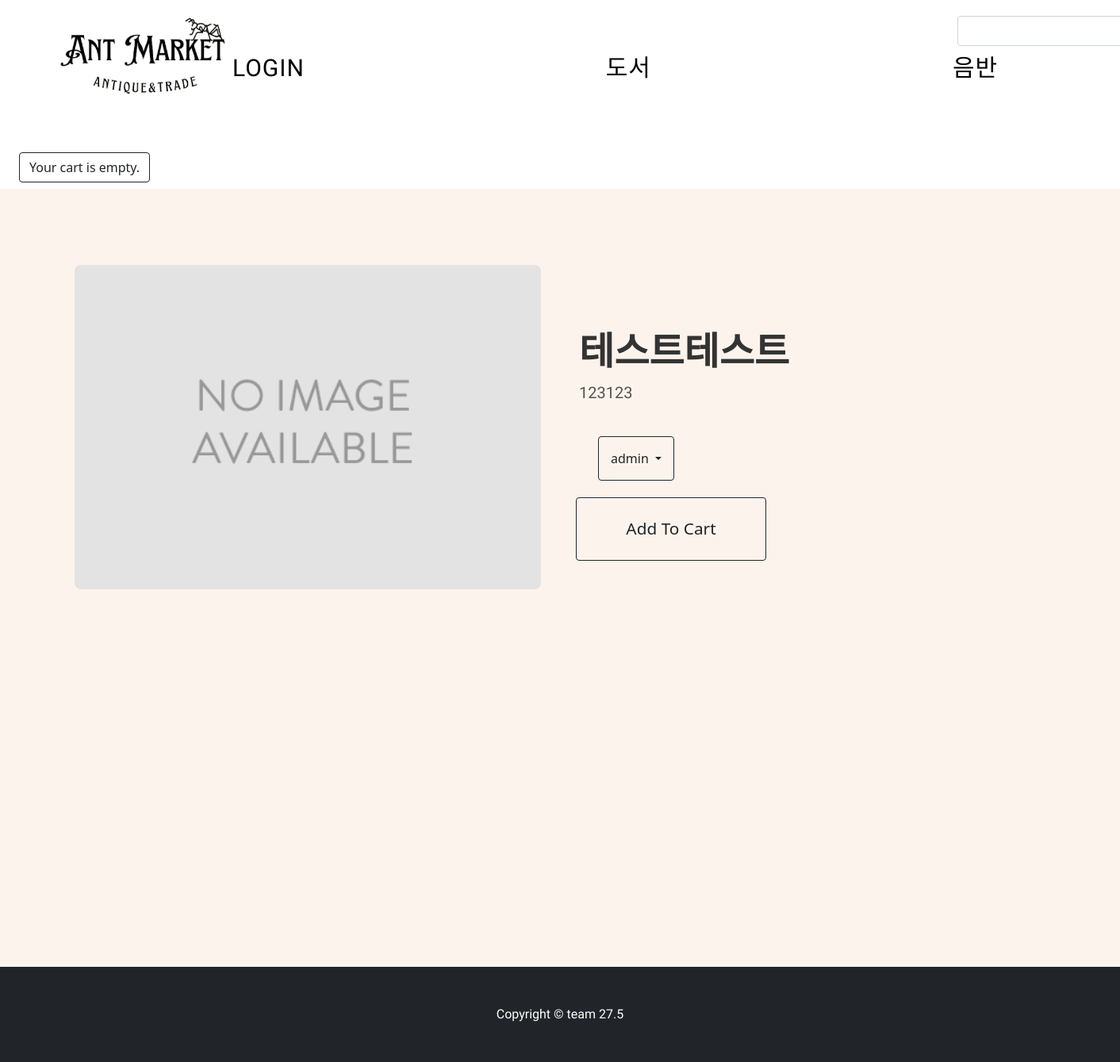
Screenshot of /음반/클래식/17/ with the database file from the repository.
### market/models.py (models this page shows, shortened)
class Category(models.Model):
    name = models.CharField(max_length=200)
    slug = models.SlugField(max_length=200, unique=True, allow_unicode=True)
    class Meta:
        ordering = ['name']
        indexes = [models.Index(fields=['name'])]
        verbose_name = 'category'
        verbose_name_plural = 'categories'
    def get_absolute_url(self):
        return reverse('market:product_list', args=[self.slug])

class Product(models.Model):
    user = models.ForeignKey(User, on_delete=models.CASCADE, null=True)
    category = models.ForeignKey(Category, on_delete=models.CASCADE, default=1)
    minicategory = models.ForeignKey(MiniCategory, on_delete=models.CASCADE)
    name = models.CharField(max_length=200)
    slug = models.SlugField(max_length=200, allow_unicode=True)
    image = models.ImageField(upload_to='products/%Y/%m/%d/', blank=True)
    description = models.TextField(blank=True)
    price = models.DecimalField(max_digits=10, decimal_places=0)
    latitude = models.FloatField(null=True, blank=True)
    longitude = models.FloatField(null=True, blank=True)
    available = models.BooleanField(default=True)
    created = models.DateTimeField(auto_now_add=True)
    updated = models.DateTimeField(auto_now=True)
    class Meta:
        ordering = ['name']
        indexes = [
            models.Index(fields=['id', 'slug']),
            models.Index(fields=['name']),
            models.Index(fields=['-created']),
        ]

### market/views.py (the view)
# urls.py: path('<str:category_slug>/<str:minicategory_slug>/<int:id>/', views.product_detail, name='product_detail'),
def product_detail(request, id, category_slug, minicategory_slug):
    category = None
    categories = Category.objects.all()
    minicategory = None
    minicategories = MiniCategory.objects.all()
    product = get_object_or_404(Product, id=id, available=True)
    cart_product_form = CartAddProductForm()
    if category_slug and minicategory_slug:
        category = get_object_or_404(Category, slug=category_slug)
        minicategory = get_object_or_404(MiniCategory, slug=minicategory_slug)
    return render(request, 'market/product/detail.html',
                  {
                      'category': category, 'categories': categories,
                      'minicategory': minicategory, 'minicategories': minicategories,
                      'product': product, 'cart_product_form': cart_product_form
                  })

### cart/forms.py
class CartAddProductForm(forms.Form):
    quantity = forms.TypedChoiceField(choices=PRODUCT_QUANTITY_CHOICES, coerce=int)
    override = forms.BooleanField(required=False, initial=False, widget=forms.HiddenInput)

### cart/cart.py (called while the page is built)
    def __len__(self):
        return sum(item['quantity'] for item in self.cart.values())

### cart/context_processors.py (called while the page is built)
def cart(request):
    return {'cart': Cart(request)}

### market/context_processors.py (called while the page is built)
def categories(request):
    return {
        'categories': Category.objects.all()
    }

def minicategories(request):
    return {
        'minicategories': MiniCategory.objects.all()
    }

### market/templates/market/product/detail.html (shortened to what this page needs)
{% extends 'market/base.html' %}
{% load static %}
{% block content %}
<link rel="stylesheet" type="text/css" href="{% static 'bootstrap.min.css'%}">
<link rel="stylesheet" type="text/css" href="{% static 'style.css'%}">
<body>
<section class="py-5">
    <div class="container px-4 px-lg-5 my-5">
        <div class="row gx-4 gx-lg-5 align-items-center">
            <div class="col-md-6">
                <img class="card-img-top mb-5 mb-md-0" src="{% if product.image %}{{ product.image.url }}{% else %}{% static 'img/no_image.png' %}{% endif %}"
                     alt="Product Image" style="width: 100%; height: auto;">
            </div>
            <div class="col-md-6">
                <h1 class="display-5 fw-bolder">{{ product.name }}</h1>
                <div class="fs-5 mb-5">
                    <div class="row mb-4">
                        <div class="col-12">
                            {{ product.description|linebreaks }}
                        </div>
                    </div>
                    <div class="d-flex flex-column">
                        <div class="d-flex mb-2">
                            <div class="dropdown">
                                <button class="btn btn-outline-dark dropdown-toggle" type="button" id="dropdownMenuButton"
                                        data-bs-toggle="dropdown" aria-expanded="false" style="height: 3.5rem; width: 6rem; margin-left: 1.5rem;">
                                    {{ product.user.username }}
                                </button>
                            </div>
                        </div>
                    </div>
                </div>
            </div>
        </div>
    </div>
</section>
<section class="py-3 add-to-cart-section">
    <div class="container">
        <div class="row">
            <div class="col-md-6 offset-md-6">
                <form id="add-to-cart-form" action="{% url 'cart:cart_add' product.id %}" method="post" class="cart-form">
                    <button type="submit" class="btn btn-outline-dark d-flex align-items-center" style="height: 5rem; min-width: 15rem; position: relative; left:-20px; margin-top:-20px;">
                        <span style="position: absolute; top: 50%; left: 50%; transform: translate(-50%, -50%); font-size: 1.3rem;">Add To Cart</span>
                    </button>
                </form>
            </div>
        </div>
    </div>
</section>
    <div class="container mt-5">
        <div class="row justify-content-center">
            <div class="col-md-12">
                <div id="map" style="width:50%;height:400px; border-radius: 10px; overflow: hidden;"></div>
            </div>
        </div>
    </div>
    <footer class="py-5 bg-dark">
        <div class="container">
            <p class="m-0 text-center text-white">Copyright &copy; team 27.5</p>
        </div>
    </footer>
{% endblock %}

### market/templates/market/navbar.html (shortened to what this page needs)
{% load static %}
<head>
    <link href="{% static 'css/component.css' %}" rel="stylesheet"/>
    <link href="https://cdn.jsdelivr.net/npm/bootstrap@5.3.3/dist/css/bootstrap.min.css" rel="stylesheet"
>
    <link href="{% static 'css/styles.css' %}" rel="stylesheet"/>
</head>
        <nav class="navbar">
            <div class="cl-effect-1 px-40 px-lg-5">
                    <a href="{% url 'market:home' %}">
                        <img src="{% static 'img/Ant Market No Bg.png' %}"
                             height="100" width="210" style="margin: 20px 5px 8px 5px">
                    </a>
                <div class="d-flex justify-content-end search-form">
                    <div class="col-3">
                        <div class="input-group search-input">
                            <input type="text" id="search_kw" class="form-control" value="{{ kw|default_if_none:'' }}">
                        </div>
                    </div>
                </div>
                <ul class="nav justify-content-center">
                    <li class="nav-item">
                        {% if user.is_authenticated %}
                            <a class="nav-link" href="{% url 'user:profile' %}">{{ user.username }}</a>
                            <a class="nav-link" href="{% url 'user:logout' %}">로그아웃</a>
                            <a class="nav-link" href="{% url 'chat:list' %}">채팅</a>
                        {% else %}
                            <a class="nav-link" href="{% url 'user:login' %}">Login</a>
                        {% endif %}
                    </li>
                    <div style="display: flex; justify-content: flex-end;">
                        <ul class="nav" style="list-style-type: none; padding: 0;">
                            {% for category in categories %}
                            <li style="display: inline-block; margin-left: 50px;">
                                <a class="nav-link" href="{{ category.get_absolute_url }}">{{ category.name }}</a>
                            </li>
                            {% endfor %}
                        </ul>
                    </div>
                </ul>
            </div>
            <div id="subheader">
                <div class="cart d-flex px-4 mt-4">
                    <form action="{% url 'cart:cart_detail' %}" method="get">
                        {% with total_items=cart|length %}
                            {% if total_items > 0 %}
                                <button type="submit" class="btn btn-outline-dark">
                                    Cart:
                                    {{ total_items }} item{{ total_items|pluralize }},
                                    {{ cart.get_total_price }}원
                                </button>
                            {% else %}
                                <button type="submit" class="btn btn-outline-dark" style="margin-top:30px;">
                                    Your cart is empty.
                                </button>
                            {% endif %}
                        {% endwith %}
                    </form>
                </div>
            </div>
        </nav>

### static/css/component.css (style rules this page uses)
*, *:after, *::before { -webkit-box-sizing: border-box; -moz-box-sizing: border-box; box-sizing: border-box; }
body { font-family: 'Raleway', sans-serif; }
nav a { position: center; display: inline-block; margin: -10px 25px; outline: none; color: #fff; text-decoration: none; text-transform: uppercase; letter-spacing: 1px; font-weight: 400; text-shadow: 0 0 1px rgba(255,255,255,0.3); font-size: 1.35em; }
.cl-effect-1 a::before, .cl-effect-1 a::after { display: inline-block; opacity: 0; -webkit-transition: -webkit-transform 0.3s, opacity 0.2s; -moz-transition: -moz-transform 0.3s, opacity 0.2s; transition: transform 0.3s, opacity 0.2s; }
.cl-effect-1 a::before { margin-right: 10px; content: '['; -webkit-transform: translateX(20px); -moz-transform: translateX(20px); transform: translateX(20px); }
.cl-effect-1 a::after { margin-left: 10px; content: ']'; -webkit-transform: translateX(-20px); -moz-transform: translateX(-20px); transform: translateX(-20px); }

### market/templates/market/navbar.html (style rules this page uses)
.navbar { display: flex !important; justify-content: space-between !important; background-color:#FFFFFF !important; }
nav a { position: center; display: inline-block; margin: -8px 0px; outline: none; color: rgba(0, 0, 0, 1) !important; text-decoration: none; text-transform: uppercase; text-align: center; letter-spacing: 1px; font-weight: 400; text-shadow: 0 0 1px rgba(255,255,255,0.3); font-size: 1em; }
.navbar .nav-item { display: flex; align-items: center; }
.navbar .nav-link { margin-left: 30px; }
li { font-family: "Nanum Myeongjo", serif; font-size: 30px; color: rgba(0, 0, 0, 1) !important; padding: 5px 50px 30px 180px; }
.cl-effect-1 a::before, .cl-effect-1 a::after { display: inline-block; opacity: 0; -webkit-transition: -webkit-transform 0.3s, opacity 0.2s; -moz-transition: -moz-transform 0.3s, opacity 0.2s; transition: transform 0.3s, opacity 0.2s; }
.cl-effect-1 a::before { margin-right: 10px; content: '['; -webkit-transform: translateX(20px); -moz-transform: translateX(20px); transform: translateX(20px); }
.cl-effect-1 a::after { margin-left: 10px; content: ']'; -webkit-transform: translateX(-20px); -moz-transform: translateX(-20px); transform: translateX(-20px); }
.search-form { margin-top: -100px; margin-right: -250px; }
.search-input { width: 100%; }

### market/templates/market/product/detail.html (style rules this page uses)
body { background-color: #fcf4ec; }
h1, h2, h3, h4, h5, h6 { font-family: "Nanum Myeongjo", serif; color: #333; }
p { font-family: "Nanum Myeongjo", serif; color: #555; }
.card-img-top { transition: transform 0.3s ease; border-radius: 8px; }
.cart-form { display: flex; align-items: center; }
.cart-form button { margin-left: 1rem; height: 3.5rem; min-width: 5rem; }
.add-to-cart-section { margin-top: -13rem; margin-left: 1.5rem; }
.add-to-cart-section button span { font-size: 0.9rem; }

### rows the page displays
Category: name "도서"
Category: name "음반"
Product: name "테스트테스트", description "123123", user.username "admin"
